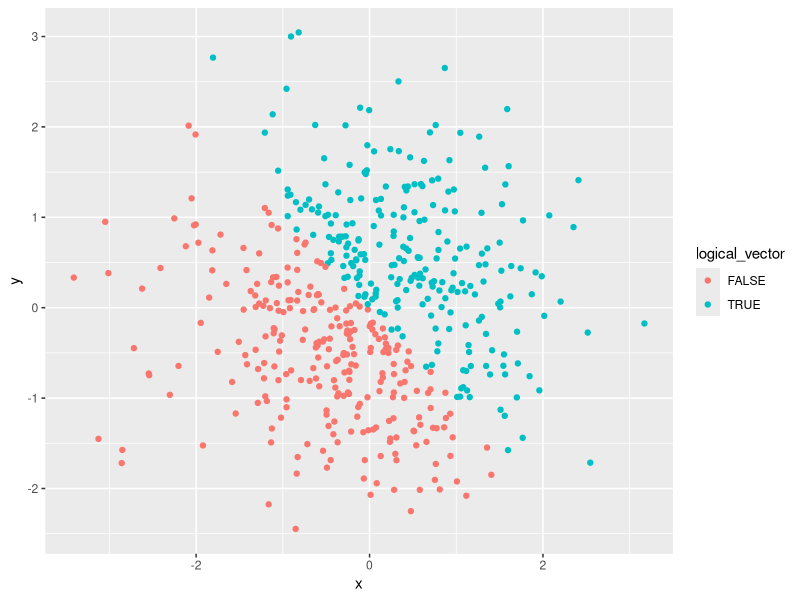
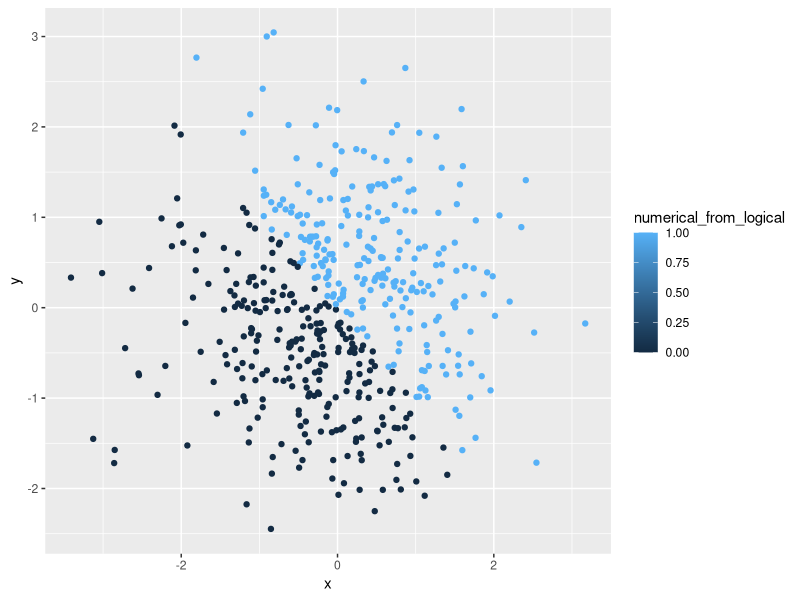
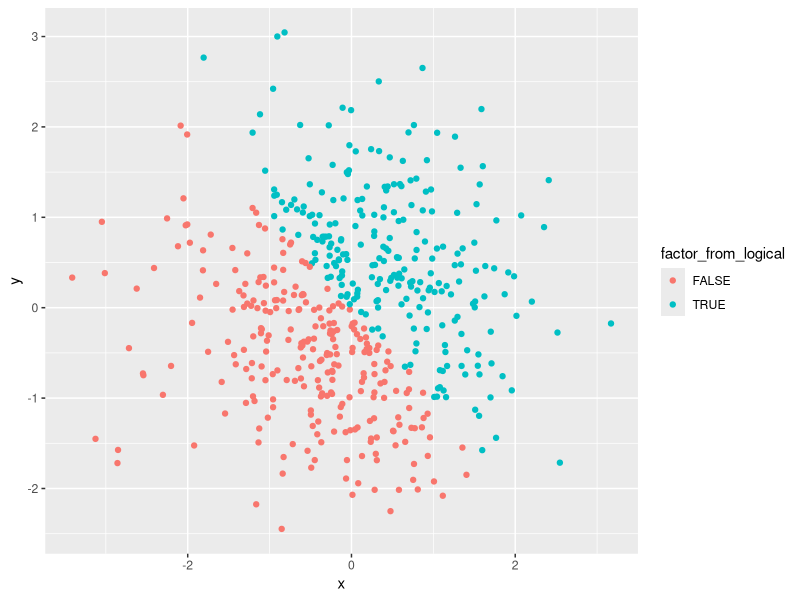
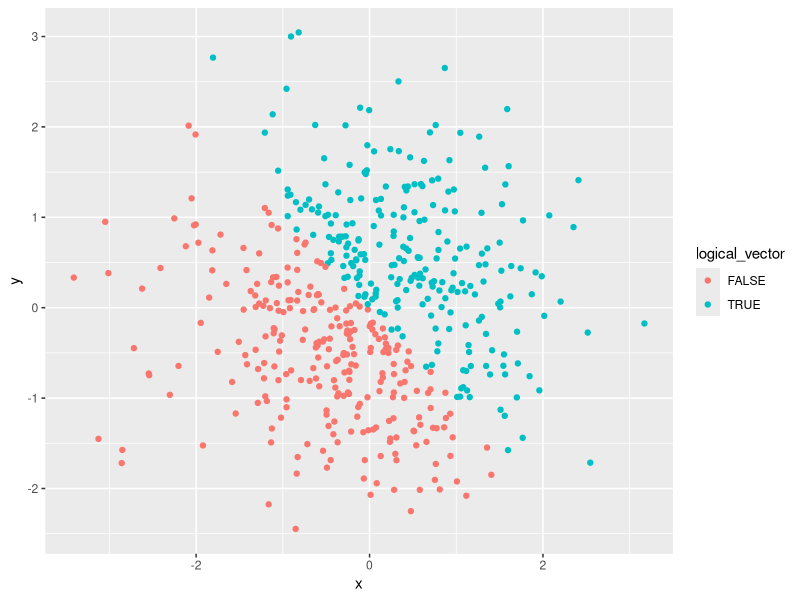

Reproduce these figures in R, in order.
## ---- chunk 1
library(tidyverse)
## ---- chunk 2
#First, I the data frame as described in problem 1, with 4 variables.
data_frame_p1 = tibble(
  normal_sample = rnorm(8),
  normal_sample_positive = normal_sample > 0,
  vec_char = c("I", "need", "eight", "words", "to", "fill", "the", "vector"),
  vec_factor = factor(c("teal", "black", "teal", "white", "white", "teal", "black", "teal"))
)


#Now, to attempt taking the mean of each variable: 

#mean of normal sample
mean(pull(data_frame_p1, normal_sample))

#mean of logical vector
mean(pull(data_frame_p1, (normal_sample_positive)))

#mean of character vector
mean(pull(data_frame_p1, (vec_char)))

#mean of categorical vector
mean(pull(data_frame_p1, (vec_factor)))
## ---- chunk 3
#Applying 'as.numeric' function to logical, character, and categorical vectors
as.numeric(pull(data_frame_p1, (normal_sample_positive)))
as.numeric(pull(data_frame_p1, (vec_char)))
as.numeric(pull(data_frame_p1, (vec_factor)))
## ---- chunk 4
#logical vector to numeric and multiplied
as.numeric(pull(data_frame_p1, (normal_sample_positive))) * 
  pull(data_frame_p1, (normal_sample))
#logical vector to factor, then multipled
factor(pull(data_frame_p1, (normal_sample_positive))) * 
  pull(data_frame_p1, (normal_sample))
#logical vector to factor, then numeric, then multiplied
as.numeric(factor(pull(data_frame_p1, (normal_sample_positive)))) * 
  pull(data_frame_p1, (normal_sample))
## ---- chunk 5
#Creating data frame as described in Problem 2
data_frame_p2 = tibble(
  x = rnorm(500),
  y = rnorm(500),
  logical_vector = x + y > 0,
  numerical_from_logical = as.numeric(logical_vector),
  factor_from_logical = factor(logical_vector)
)
## ---- chunk 6
#scatterplot of x vs y with logical vector colored
ggplot(data_frame_p2, aes(x = x, y = y, color= logical_vector)) + geom_point()

#saving plot 1
ggsave("p8105_hw1_plot.pdf")

#scatterplot of x vs y with numerical vector colored
ggplot(data_frame_p2, aes(x = x, y = y, color= numerical_from_logical)) + geom_point()

#scatterplot of x vs y with factor vector colored
ggplot(data_frame_p2, aes(x = x, y = y, color= factor_from_logical)) + geom_point()
